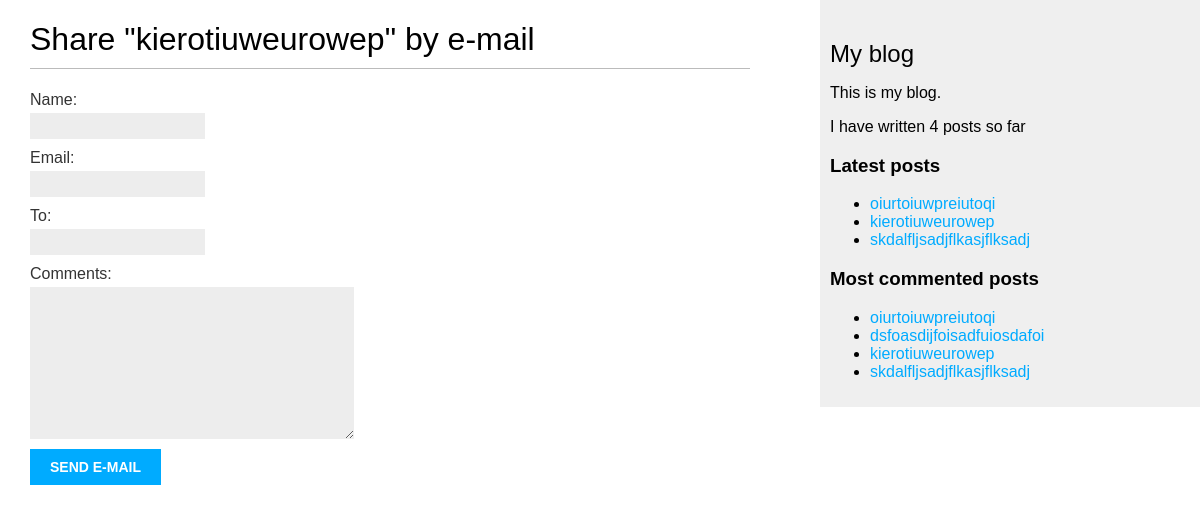
The app's page /blog/3/share/, older data.
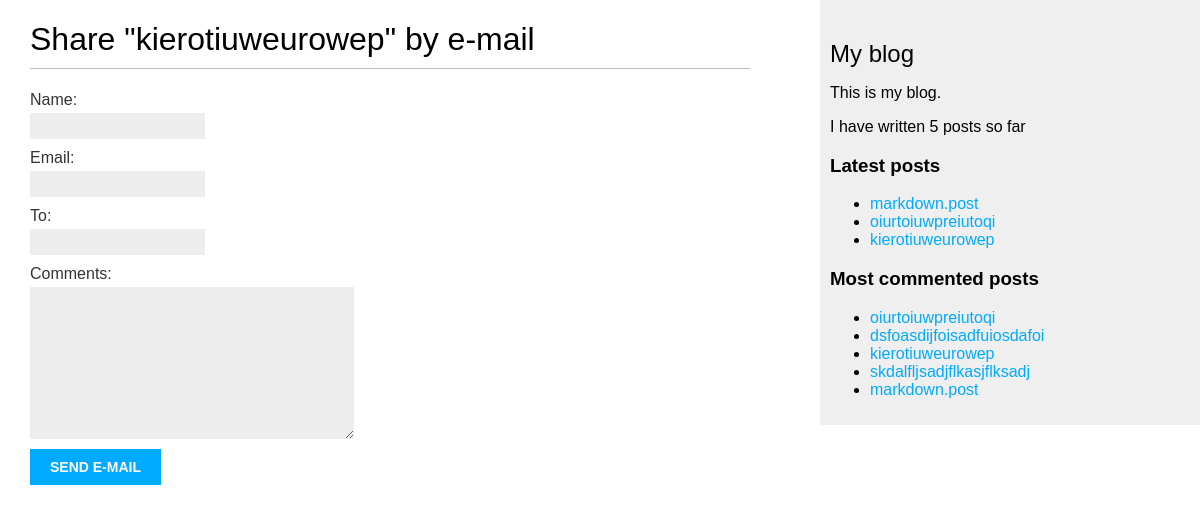
The same page, newer data.
### blog/models.py (models this page shows, shortened)
class Post(models.Model):
    class Status(models.TextChoices):
        DRAFT = 'DF', 'Draft'
        PUBLISHED = 'PB', 'Published'
    title = models.CharField(max_length=250)
    slug = models.SlugField(max_length=250, unique_for_date='publish')
    body = models.TextField()
    author = models.ForeignKey(User, on_delete=models.CASCADE, related_name='blog_posts')
    publish = models.DateTimeField(default=timezone.now)
    created = models.DateTimeField(auto_now_add=True)
    updated = models.DateTimeField(auto_now=True)
    status = models.CharField(max_length=2,
                              choices=Status.choices,
                              default=Status.DRAFT)
    objects = models.Manager() # the default manager
    published = PublishManager() # the customer manager
    tag = TaggableManager()
    class Meta:
        ordering = ['-publish']
        indexes = [
            models.Index(fields=['-publish'])
        ]
    def get_absolute_url(self):
        return reverse('blog:post_detail', args=[self.publish.year,
                                                 self.publish.month,
                                                 self.publish.day,
                                                 self.slug
                                                 ])  # don't forget that the id is generated automatically, if you didn't specify a primary key.

### blog/views.py (the view)
def post_share(request, post_id):
    post = get_object_or_404(Post, id=post_id, status=Post.Status.PUBLISHED)
    sent = False
    if request.method == 'POST':
        form = EmailPostForm(request.POST)
        if form.is_valid():
            cd = form.cleaned_data
            post_url = request.build_absolute_uri(
                post.get_absolute_url())
            print(post.get_absolute_url())
            print(request.build_absolute_uri(post.get_absolute_url()))
            subject = f"{cd['name']} recommends you read " \
                      f"{post.title}"
            message = f"Read {post.title} at {post_url}\n\n" \
                      f"{cd['name']}\'s comments: {cd['comments']}"
            send_mail(subject, message, 'abuyahyadiab@gmail.com',
                      [cd['to']])
            sent = True
    else:
        form = EmailPostForm()
    return render(request, 'blog/post/share.html', {'post': post,
                                                    'form': form, 'sent': sent})

### blog/forms.py
class EmailPostForm(forms.Form):
    name = forms.CharField(max_length=25)
    email = forms.EmailField()
    to = forms.EmailField()
    comments = forms.CharField(required=False,
                               widget=forms.Textarea)

### blog/models.py (called while the page is built)
    def get_queryset(self):
        return super().get_queryset().filter(status=Post.Status.PUBLISHED) # We manipulte the query set function of the Manager class

### blog/templatetags/blog_tags.py (called while the page is built)
@register.simple_tag
def get_most_commented_posts(count=5):
    return Post.published.annotate(
        total_comments=Count('comments') # comments is the a name for foreign key between Post and Comments Models named in the related field
    ).order_by('-total_comments')[:count]

@register.simple_tag
def total_posts():
    return Post.published.count()

@register.inclusion_tag('blog/post/latest_posts.html')
def show_latest_posts(count=5):
    latest_posts = Post.published.order_by('-publish')[:count]
    return {'latest_posts': latest_posts}

### blog/templates/blog/post/share.html (shortened to what this page needs)
{% extends "blog/base.html" %}
{% block content %}
  {% if sent %}
    <h1>E-mail successfully sent</h1>
    <p>
      "{{ post.title }}" was successfully sent to {{ form.cleaned_data.to }}.
    </p>
  {% else %}
    <h1>Share "{{ post.title }}" by e-mail</h1>
    <form method="post">
      {{ form.as_p }}
      <input type="submit" value="Send e-mail">
    </form>
  {% endif %}
{% endblock %}

### blog/templates/blog/base.html (shortened to what this page needs)
{% load blog_tags %}
{% load static %}
<!DOCTYPE html>
<html>
<head>
  <link href="{% static "css/blog.css" %}" rel="stylesheet">
</head>
<body>
  <div id="content">
    {% block content %}
    {% endblock %}
  </div>
  <div id="sidebar">
    <h2>My blog</h2>
    <p>This is my blog.</p>
    <p>I have written {% total_posts %} posts so far</p>
    <h3>Latest posts</h3>
    {% show_latest_posts 3 %}
    <h3>Most commented posts</h3>
    {% get_most_commented_posts as most_commented_posts %}
    <ul>
      {% for post in most_commented_posts %}
        <li>
          <a href="{{post.get_absolute_url}}">{{ post.title }}</a>
        </li>
      {% endfor %}
    </ul>
  </div>
</body>
</html>

### blog/templates/blog/post/latest_posts.html
<ul>
    {% for post in latest_posts %}
        <li>
            <a href="{{post.get_absolute_url}}">{{post.title}}</a>
        </li>
    {% endfor %}
</ul>

Row changes from the older to the newer data that the page shows:
no longer on one of the page's lists (row unchanged): Post: title "skdalfljsadjflkasjflksadj"
added Post: title "markdown.post"
Text that changed along with them:
text no longer shown: "4"
text now shown: "5"
